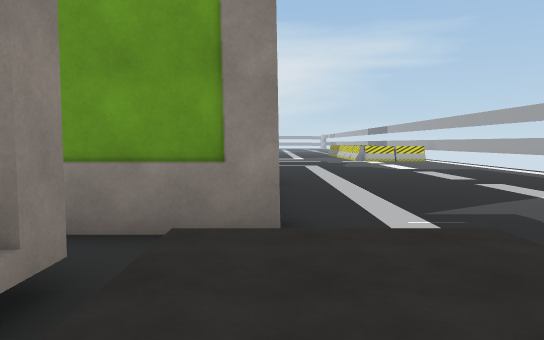
view 1 (above)

24 first-person views from a walk through a scene from a Unity 3-D project. The camera is 1.5 m above the floor, tilts 4° down and sees 70° across. The floor is counted in squares, 2 m on a side. Each view is taken from the middle of a square. On the plan, view 1 faces up. The plan holds only what a view shows up to about 12 squares ahead; the rest is blank. The place goes on beyond the plan.

view 2
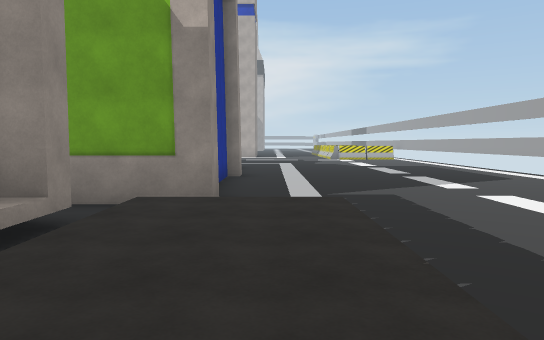

view 3
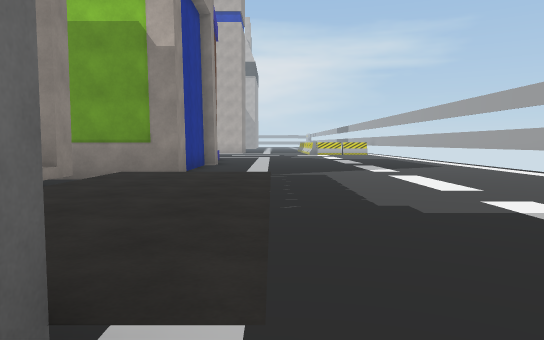

view 4
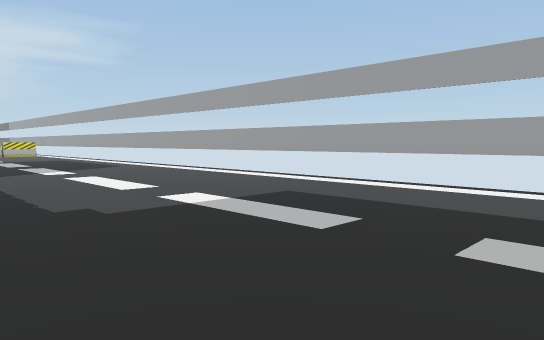

view 5
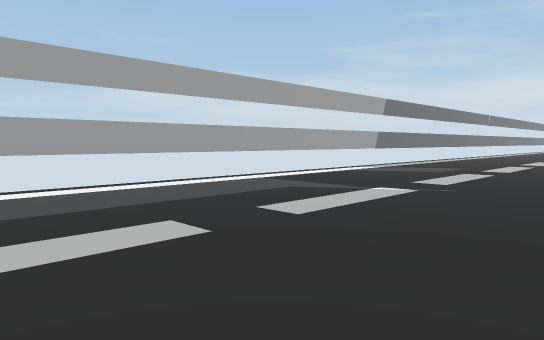

view 6
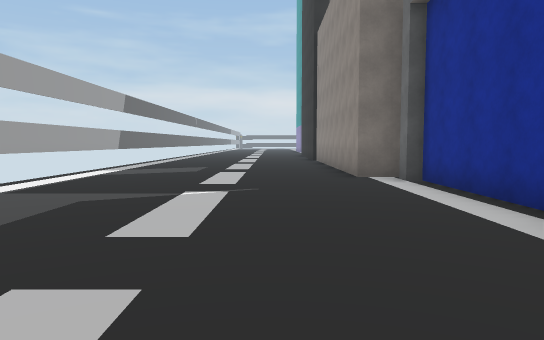

view 7
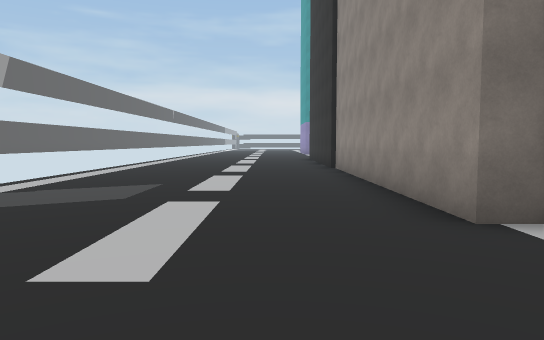

view 8
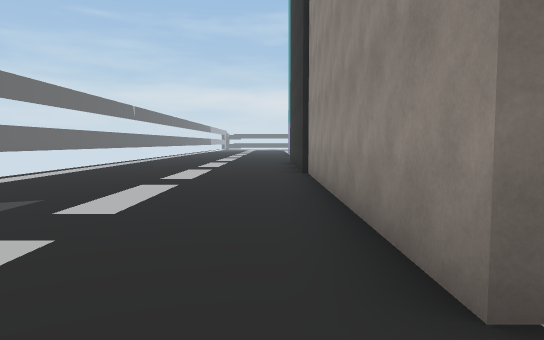

view 9
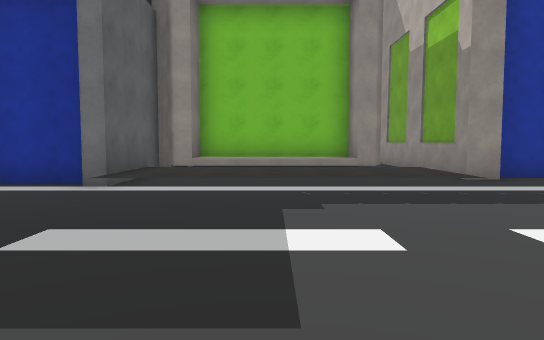

view 10
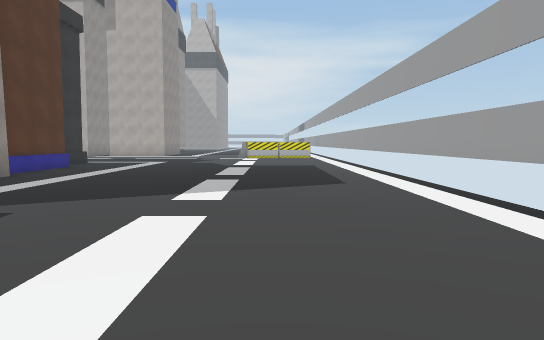

view 11
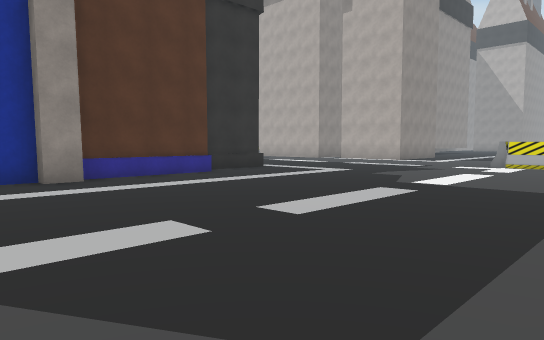

view 12
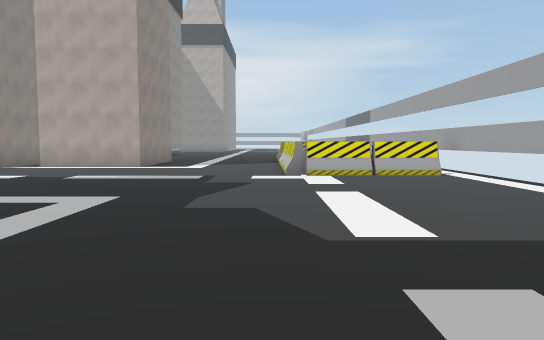

view 13
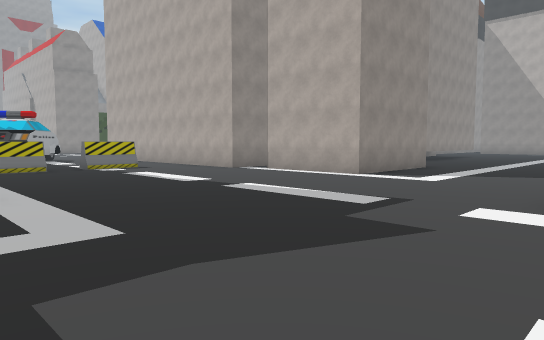

view 14
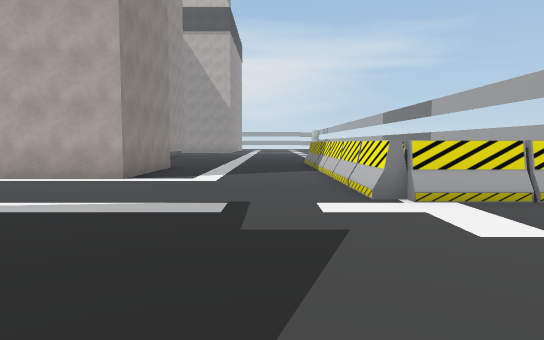

view 15
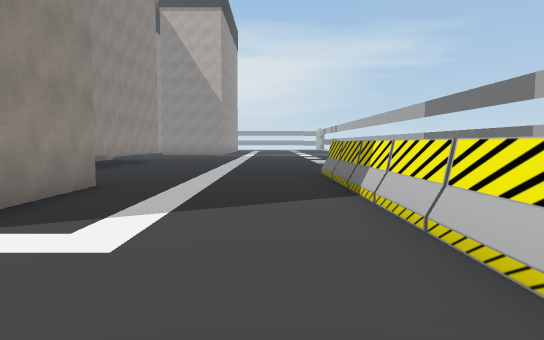

view 16
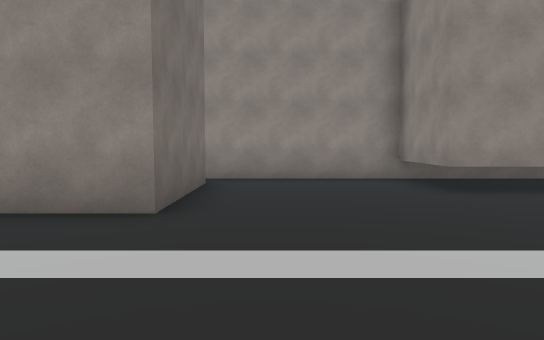

view 17
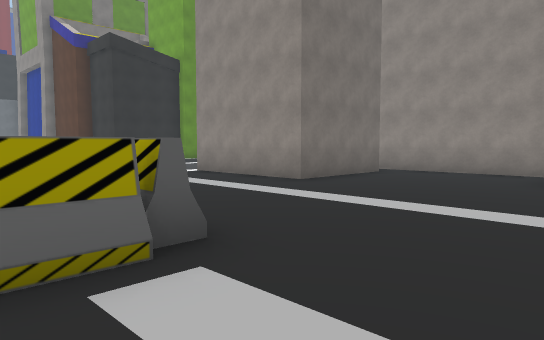

view 18
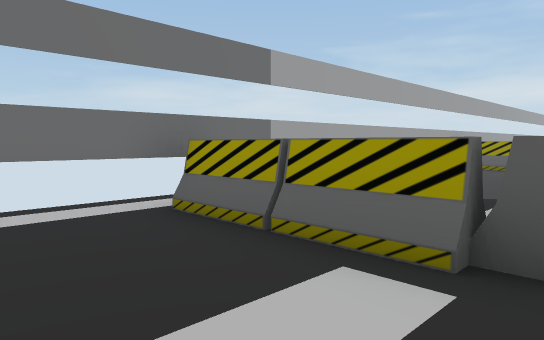

view 19
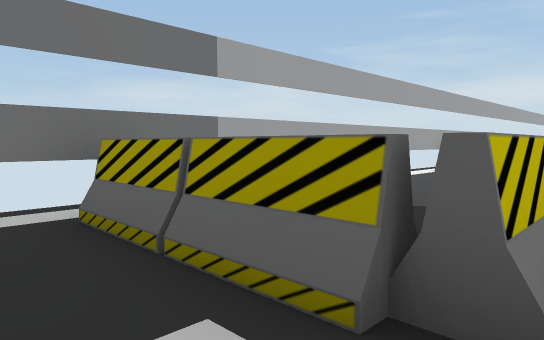

view 20
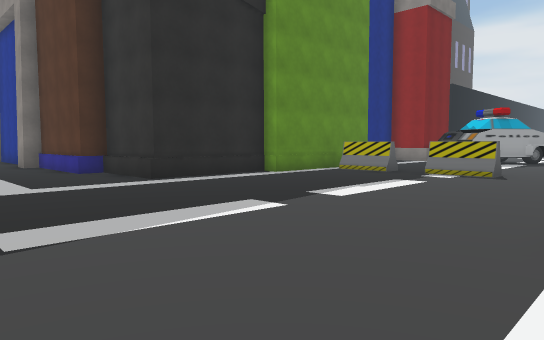

view 21
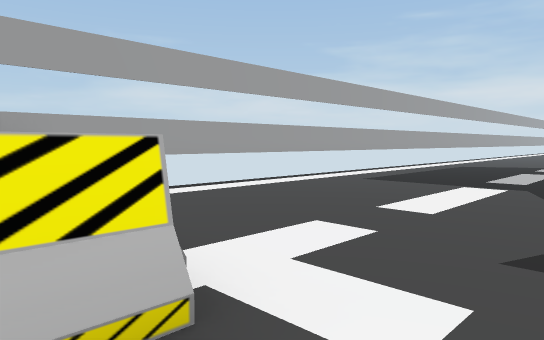

view 22
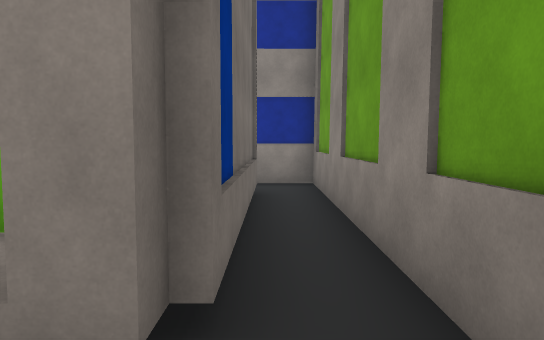

view 23
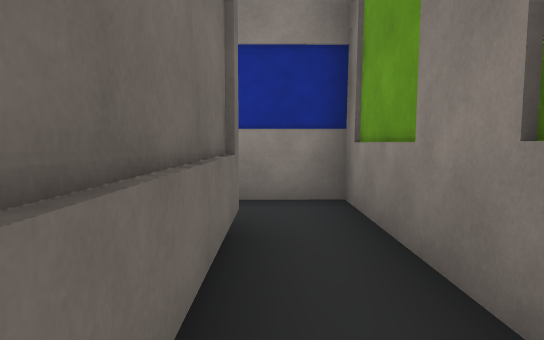

view 24
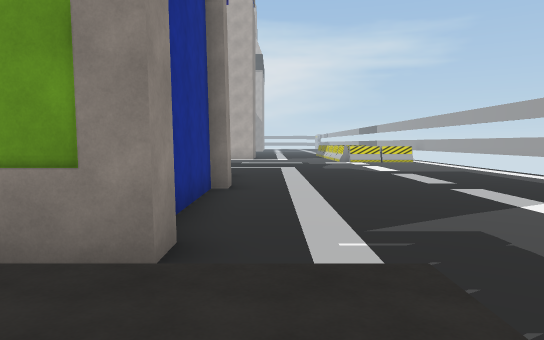

### Floor plan
Key: @ floor where view 1 was taken; # wall or solid block; . main floor; : floor 0.5 m higher than the main floor; / step, stairs or slope; ^ raised ledge; B barricade; O other object.
Columns run from 10 left of view 1 to 9 right of it. Each row starts with its distance up from view 1.
 32       ^ ^...... ..
 31       #^#..........#
 30       #............#
 29       #........OOO##
 28       #........O. #
 27       #........O. #
 26       #####....O. #
 25           #....O..#
 24           #....O..#
 23      ######....O..#
 22      ..........O .#
 21 ...............O .#
 20 ....B..........OOO##
 19   ..B..............#
 18   .BB..............#
 17     B..............#
 16    ####............#
 15       ####.........#
 14          #.........#
 13          #.........#
 12          #.........#
 11          #.........#
 10          #.........#
  9          ##........#
  8          #.........#
  7          #.........#
  6          #.........#
  5          #.........#
  4  ##########........#
  3  #......./::/......#
  2    ######/::/......#
  1        #^/::/......#
  0        #^/@:/......#
 -1        #^/::/......#
 -2        ##/::/......#
 -3         ####/......#
 -4            #.......#
 -5            #.......#
 -6            #.......#
 -7            #.......#
 -8            #.......#
 -9            ##......#
-10             #......#
-11             #......#
-12             #......#
-13             #......#
-14             #......#
-15             #......#

Where each view was taken, in squares from view 1:
view 1: 0 up, 0 right, facing up
view 2: 2 down, 1 right, facing up
view 3: 4 down, 2 right, facing up
view 4: 4 down, 2 right, facing up-right
view 5: 0 up, 2 right, facing down-right
view 6: 0 up, 4 right, facing down
view 7: 5 down, 4 right, facing down
view 8: 7 down, 3 right, facing down
view 9: 0 up, 8 right, facing left
view 10: 1 up, 6 right, facing up
view 11: 7 up, 8 right, facing up-left
view 12: 11 up, 4 right, facing up
view 13: 15 up, 5 right, facing up-left
view 14: 15 up, 3 right, facing up
view 15: 20 up, 3 right, facing up
view 16: 28 up, 4 right, facing left
view 17: 32 up, 6 right, facing down-left
view 18: 32 up, 4 right, facing down-right
view 19: 31 up, 4 right, facing down-right
view 20: 23 up, 3 right, facing down-left
view 21: 21 up, 3 right, facing down-right
view 22: 3 up, 0 right, facing left
view 23: 3 up, 4 left, facing left
view 24: 1 up, 1 right, facing up
